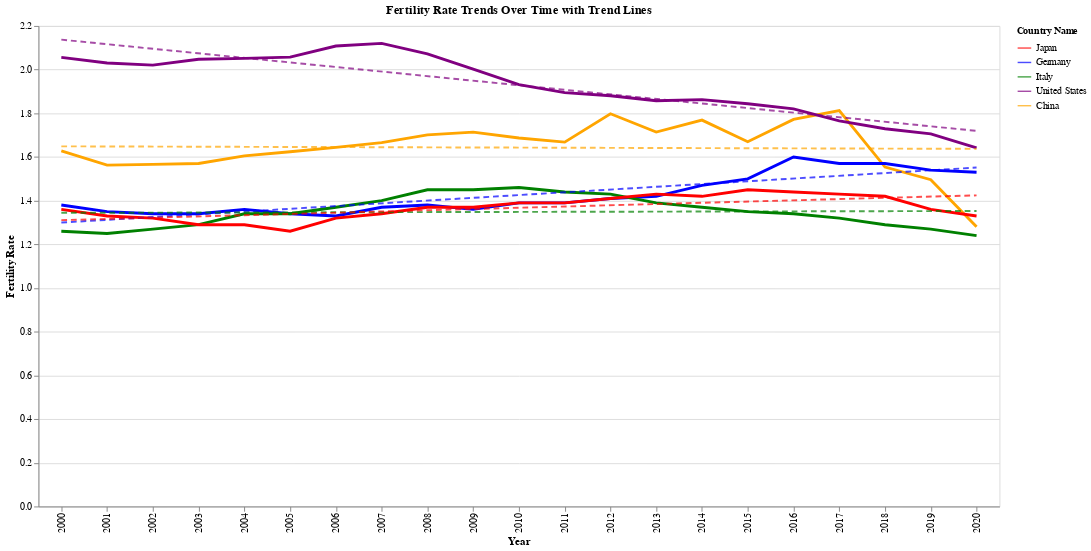

Here is the notebook cell this chart was saved with:
### Markdown cell above
### Fertility Rate Trends

### Code cell
# Select the countries that we want to visualize
# Countries: Japan, Germany, Italy, United States, China
countries = ['Japan', 'Germany', 'Italy', 'United States', 'China']

# Define a color dictionary for the countries
color_dict = {
    'Japan': 'red',
    'Germany': 'blue',
    'Italy': 'green',
    'United States': 'purple',
    'China': 'orange'
}

# Filter the data for the selected countries
filtered_data = fertility_trends[fertility_trends['Country Name'].isin(countries)]

# Create the base chart
base = alt.Chart(filtered_data).encode(
    x='Year:O',
    y='Fertility Rate:Q',
    color=alt.Color('Country Name:N', scale=alt.Scale(domain=list(color_dict.keys()), range=list(color_dict.values()))),
    tooltip=['Country Name', 'Year', 'Fertility Rate']
)

# Create the line chart
line_chart = base.mark_line(size=3)

# Create the trend lines
trend_lines = base.transform_regression('Year', 'Fertility Rate', groupby=['Country Name']).mark_line(
    size=2,
    opacity=0.7,
    strokeDash=[6, 4]  # This creates a dashed line
).encode(
    color=alt.Color('Country Name:N', scale=alt.Scale(domain=list(color_dict.keys()), range=list(color_dict.values())))
)

# Combine the line chart and trend lines
combined_chart = (line_chart + trend_lines).properties(
    title='Fertility Rate Trends Over Time with Trend Lines',
    width=1000,
    height=500
).configure_legend(
    orient='right',
    symbolSize=200,
    titleFontSize=10
)

# Display the chart
combined_chart.display()

### Figure 1 — Vega-Lite specification as saved in the notebook (floating-point values rounded to 4 significant figures)
{"config": {"view": {"continuousWidth": 300, "continuousHeight": 300}, "legend": {"orient": "right", "symbolSize": 200, "titleFontSize": 10}}, "layer": [{"mark": {"type": "line", "size": 3}, "encoding": {"color": {"field": "Country Name", "scale": {"domain": ["Japan", "Germany", "Italy", "United States", "China"], "range": ["red", "blue", "green", "purple", "orange"]}, "type": "nominal"}, "tooltip": [{"field": "Country Name", "type": "nominal"}, {"field": "Year", "type": "quantitative"}, {"field": "Fertility Rate", "type": "quantitative"}], "x": {"field": "Year", "type": "ordinal"}, "y": {"field": "Fertility Rate", "type": "quantitative"}}}, {"mark": {"type": "line", "opacity": 0.7, "size": 2, "strokeDash": [6, 4]}, "encoding": {"color": {"field": "Country Name", "scale": {"domain": ["Japan", "Germany", "Italy", "United States", "China"], "range": ["red", "blue", "green", "purple", "orange"]}, "type": "nominal"}, "tooltip": [{"field": "Country Name", "type": "nominal"}, {"field": "Year", "type": "quantitative"}, {"field": "Fertility Rate", "type": "quantitative"}], "x": {"field": "Year", "type": "ordinal"}, "y": {"field": "Fertility Rate", "type": "quantitative"}}, "transform": [{"on": "Year", "regression": "Fertility Rate", "groupby": ["Country Name"]}]}], "data": {"name": "data-b84809d8460e3220ae29a2553c682e95"}, "height": 500, "title": "Fertility Rate Trends Over Time with Trend Lines", "width": 1000, "$schema": "https://vega.github.io/schema/vega-lite/v5.20.1.json", "datasets": {"data-b84809d8460e3220ae29a2553c682e95": [{"Country Name": "China", "Year": 2000, "Fertility Rate": 1.628}, {"Country Name": "China", "Year": 2001, "Fertility Rate": 1.563}, {"Country Name": "China", "Year": 2002, "Fertility Rate": 1.566}, {"Country Name": "China", "Year": 2003, "Fertility Rate": 1.57}, {"Country Name": "China", "Year": 2004, "Fertility Rate": 1.605}, {"Country Name": "China", "Year": 2005, "Fertility Rate": 1.624}, {"Country Name": "China", "Year": 2006, "Fertility Rate": 1.644}, {"Country Name": "China", "Year": 2007, "Fertility Rate": 1.666}, {"Country Name": "China", "Year": 2008, "Fertility Rate": 1.701}, {"Country Name": "China", "Year": 2009, "Fertility Rate": 1.714}, {"Country Name": "China", "Year": 2010, "Fertility Rate": 1.687}, {"Country Name": "China", "Year": 2011, "Fertility Rate": 1.668}, {"Country Name": "China", "Year": 2012, "Fertility Rate": 1.798}, {"Country Name": "China", "Year": 2013, "Fertility Rate": 1.714}, {"Country Name": "China", "Year": 2014, "Fertility Rate": 1.769}, {"Country Name": "China", "Year": 2015, "Fertility Rate": 1.67}, {"Country Name": "China", "Year": 2016, "Fertility Rate": 1.772}, {"Country Name": "China", "Year": 2017, "Fertility Rate": 1.813}, {"Country Name": "China", "Year": 2018, "Fertility Rate": 1.554}, {"Country Name": "China", "Year": 2019, "Fertility Rate": 1.496}, {"Country Name": "China", "Year": 2020, "Fertility Rate": 1.281}, {"Country Name": "Germany", "Year": 2000, "Fertility Rate": 1.38}, {"Country Name": "Germany", "Year": 2001, "Fertility Rate": 1.35}, {"Country Name": "Germany", "Year": 2002, "Fertility Rate": 1.34}, {"Country Name": "Germany", "Year": 2003, "Fertility Rate": 1.34}, {"Country Name": "Germany", "Year": 2004, "Fertility Rate": 1.36}, {"Country Name": "Germany", "Year": 2005, "Fertility Rate": 1.34}, {"Country Name": "Germany", "Year": 2006, "Fertility Rate": 1.33}, {"Country Name": "Germany", "Year": 2007, "Fertility Rate": 1.37}, {"Country Name": "Germany", "Year": 2008, "Fertility Rate": 1.38}, {"Country Name": "Germany", "Year": 2009, "Fertility Rate": 1.36}, {"Country Name": "Germany", "Year": 2010, "Fertility Rate": 1.39}, {"Country Name": "Germany", "Year": 2011, "Fertility Rate": 1.39}, {"Country Name": "Germany", "Year": 2012, "Fertility Rate": 1.41}, {"Country Name": "Germany", "Year": 2013, "Fertility Rate": 1.42}, {"Country Name": "Germany", "Year": 2014, "Fertility Rate": 1.47}, {"Country Name": "Germany", "Year": 2015, "Fertility Rate": 1.5}, {"Country Name": "Germany", "Year": 2016, "Fertility Rate": 1.6}, {"Country Name": "Germany", "Year": 2017, "Fertility Rate": 1.57}, {"Country Name": "Germany", "Year": 2018, "Fertility Rate": 1.57}, {"Country Name": "Germany", "Year": 2019, "Fertility Rate": 1.54}, {"Country Name": "Germany", "Year": 2020, "Fertility Rate": 1.53}, {"Country Name": "Italy", "Year": 2000, "Fertility Rate": 1.26}, {"Country Name": "Italy", "Year": 2001, "Fertility Rate": 1.25}, {"Country Name": "Italy", "Year": 2002, "Fertility Rate": 1.27}, {"Country Name": "Italy", "Year": 2003, "Fertility Rate": 1.29}, {"Country Name": "Italy", "Year": 2004, "Fertility Rate": 1.34}, {"Country Name": "Italy", "Year": 2005, "Fertility Rate": 1.34}, {"Country Name": "Italy", "Year": 2006, "Fertility Rate": 1.37}, {"Country Name": "Italy", "Year": 2007, "Fertility Rate": 1.4}, {"Country Name": "Italy", "Year": 2008, "Fertility Rate": 1.45}, {"Country Name": "Italy", "Year": 2009, "Fertility Rate": 1.45}, {"Country Name": "Italy", "Year": 2010, "Fertility Rate": 1.46}, {"Country Name": "Italy", "Year": 2011, "Fertility Rate": 1.44}, {"Country Name": "Italy", "Year": 2012, "Fertility Rate": 1.43}, {"Country Name": "Italy", "Year": 2013, "Fertility Rate": 1.39}, {"Country Name": "Italy", "Year": 2014, "Fertility Rate": 1.37}, {"Country Name": "Italy", "Year": 2015, "Fertility Rate": 1.35}, {"Country Name": "Italy", "Year": 2016, "Fertility Rate": 1.34}, {"Country Name": "Italy", "Year": 2017, "Fertility Rate": 1.32}, {"Country Name": "Italy", "Year": 2018, "Fertility Rate": 1.29}, {"Country Name": "Italy", "Year": 2019, "Fertility Rate": 1.27}, {"Country Name": "Italy", "Year": 2020, "Fertility Rate": 1.24}, {"Country Name": "Japan", "Year": 2000, "Fertility Rate": 1.36}, {"Country Name": "Japan", "Year": 2001, "Fertility Rate": 1.33}, {"Country Name": "Japan", "Year": 2002, "Fertility Rate": 1.32}, {"Country Name": "Japan", "Year": 2003, "Fertility Rate": 1.29}, {"Country Name": "Japan", "Year": 2004, "Fertility Rate": 1.29}, {"Country Name": "Japan", "Year": 2005, "Fertility Rate": 1.26}, {"Country Name": "Japan", "Year": 2006, "Fertility Rate": 1.32}, {"Country Name": "Japan", "Year": 2007, "Fertility Rate": 1.34}, {"Country Name": "Japan", "Year": 2008, "Fertility Rate": 1.37}, {"Country Name": "Japan", "Year": 2009, "Fertility Rate": 1.37}, {"Country Name": "Japan", "Year": 2010, "Fertility Rate": 1.39}, {"Country Name": "Japan", "Year": 2011, "Fertility Rate": 1.39}, {"Country Name": "Japan", "Year": 2012, "Fertility Rate": 1.41}, {"Country Name": "Japan", "Year": 2013, "Fertility Rate": 1.43}, {"Country Name": "Japan", "Year": 2014, "Fertility Rate": 1.42}, {"Country Name": "Japan", "Year": 2015, "Fertility Rate": 1.45}, {"Country Name": "Japan", "Year": 2016, "Fertility Rate": 1.44}, {"Country Name": "Japan", "Year": 2017, "Fertility Rate": 1.43}, {"Country Name": "Japan", "Year": 2018, "Fertility Rate": 1.42}, {"Country Name": "Japan", "Year": 2019, "Fertility Rate": 1.36}, {"Country Name": "Japan", "Year": 2020, "Fertility Rate": 1.33}, {"Country Name": "United States", "Year": 2000, "Fertility Rate": 2.056}, {"Country Name": "United States", "Year": 2001, "Fertility Rate": 2.03}, {"Country Name": "United States", "Year": 2002, "Fertility Rate": 2.021}, {"Country Name": "United States", "Year": 2003, "Fertility Rate": 2.047}, {"Country Name": "United States", "Year": 2004, "Fertility Rate": 2.051}, {"Country Name": "United States", "Year": 2005, "Fertility Rate": 2.057}, {"Country Name": "United States", "Year": 2006, "Fertility Rate": 2.108}, {"Country Name": "United States", "Year": 2007, "Fertility Rate": 2.12}, {"Country Name": "United States", "Year": 2008, "Fertility Rate": 2.072}, {"Country Name": "United States", "Year": 2009, "Fertility Rate": 2.002}, {"Country Name": "United States", "Year": 2010, "Fertility Rate": 1.931}, {"Country Name": "United States", "Year": 2011, "Fertility Rate": 1.895}, {"Country Name": "United States", "Year": 2012, "Fertility Rate": 1.881}, {"Country Name": "United States", "Year": 2013, "Fertility Rate": 1.857}, {"Country Name": "United States", "Year": 2014, "Fertility Rate": 1.863}, {"Country Name": "United States", "Year": 2015, "Fertility Rate": 1.843}, {"Country Name": "United States", "Year": 2016, "Fertility Rate": 1.821}, {"Country Name": "United States", "Year": 2017, "Fertility Rate": 1.766}, {"Country Name": "United States", "Year": 2018, "Fertility Rate": 1.73}, {"Country Name": "United States", "Year": 2019, "Fertility Rate": 1.706}, {"Country Name": "United States", "Year": 2020, "Fertility Rate": 1.641}]}}
